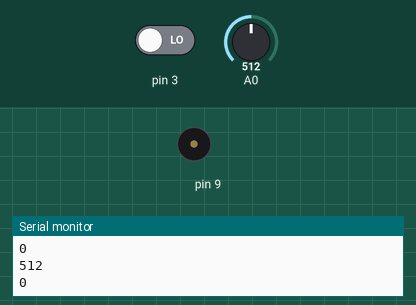
Bench run of a sketch on a simulated Arduino Uno, built with avr-gcc and run on an emulated ATmega328P. Shown: buzzer (waves = sounding), the last lines printed to the serial monitor. The inputs (shaded band) are chosen by the test bench; at power-on: A0 = 512, pin 3 LOW.

Above: at 1.8 s.
1.9 s: A0 set to 988
3.4 s: A0 set to 1008
At 4.3 s:
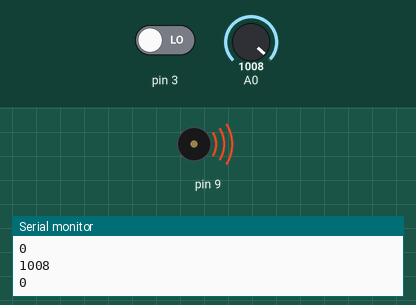
7.5 s: A0 set to 990
At 8.5 s:
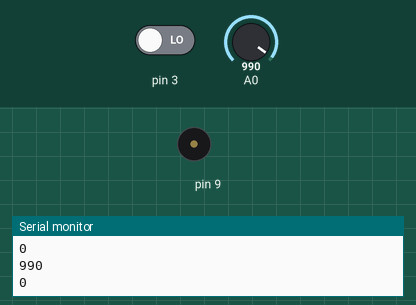
9.5 s: A0 set to 1010
At 10.8 s:
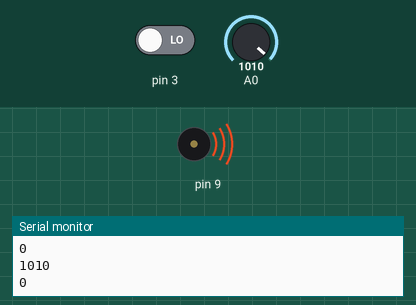
Timing chart, 0 to 12.5 s (numbered marks = the images above; inputs shaded):
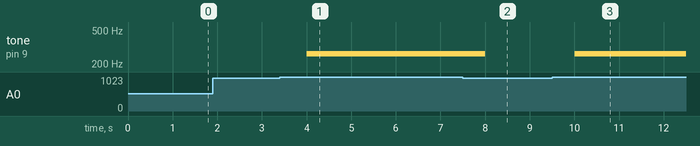

Measured:
- the behaviour switches between 1000 and 1001 on A0 (found by bisection; images 0 and 1)
- after the input at 3.4 s, tone on pin 9: silent → 262 Hz after 0.60 s
- after the input at 7.5 s, tone on pin 9: 262 Hz → silent after 0.50 s
- after the input at 9.5 s, tone on pin 9: silent → 262 Hz after 0.50 s

The sketch:

vibrate.ino
```cpp
void setup()
{
  Serial.begin(9600);
  pinMode(A0, INPUT);
  pinMode(9, OUTPUT);
  pinMode(3, INPUT);
  // RGB
}

void loop()
{
  int result = analogRead(A0);
  if (result > 1000){
    tone(9, 262, 1000);
  }
  Serial.println(result);

  int lig = digitalRead(3);
  Serial.println(lig);
  delay(1000);
}
```
